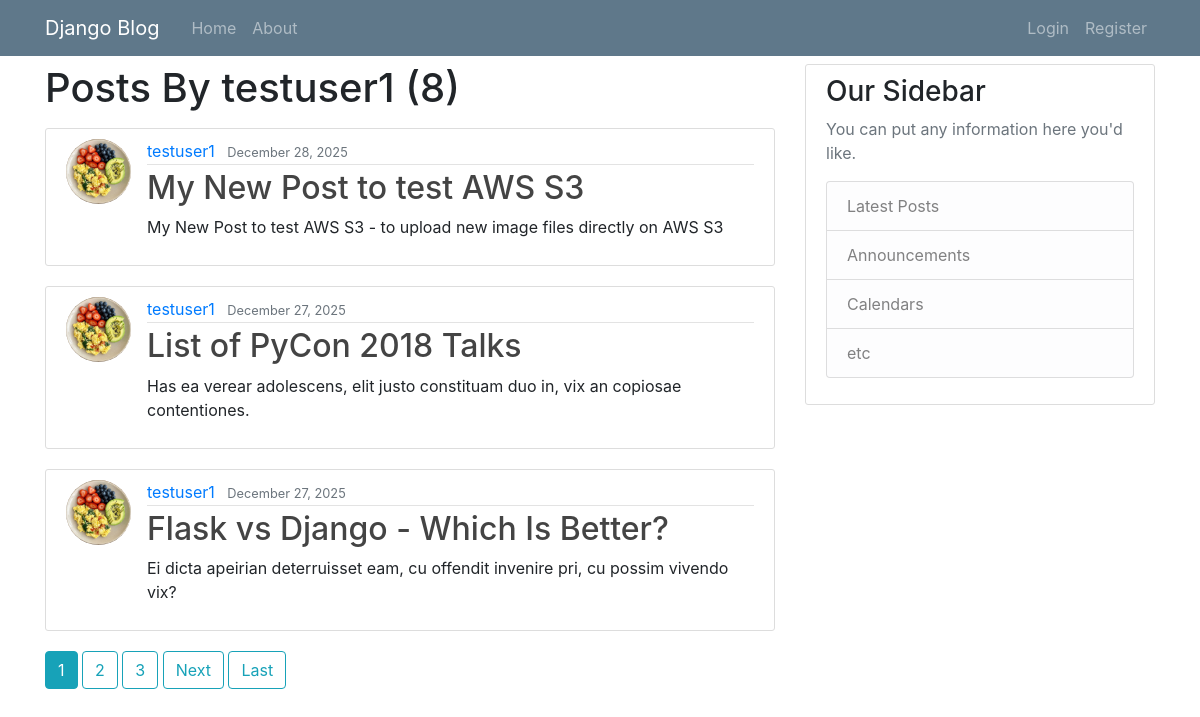
The app's page /user/testuser1 with its own data.
### blog/models.py (models this page shows, shortened)
class Post(models.Model):
    title = models.CharField(max_length=100)
    content = models.TextField()
    date_posted = models.DateTimeField(default=timezone.now)
    author = models.ForeignKey(User, on_delete=models.CASCADE)

### users/models.py (models this page shows, shortened)
class Profile(models.Model):
    user = models.OneToOneField(User, on_delete=models.CASCADE)
    image = models.ImageField(default='default.jpg',upload_to='profile_pics')

### blog/views.py (the view)
# urls.py: path('user/<str:username>', UserPostListView.as_view(), name='user-posts'),
class UserPostListView(ListView):
    model = Post
    template_name = 'blog/user_posts.html' #<app>/<model>_<viewtype>.html
    context_object_name = 'posts'
    paginate_by = 3
    def get_queryset(self):
        user = get_object_or_404(User, username=self.kwargs.get('username'))
        return Post.objects.filter(author=user).order_by('-date_posted')

### blog/templates/blog/user_posts.html (shortened to what this page needs)
{% extends "blog/base.html" %}
{% block content %}
    <h1 class="mb-3">Posts By {{ view.kwargs.username }} ({{ page_obj.paginator.count }}) </h1>
    {% for post in posts %}
        <article class="media content-section">
            <img class="rounded-circle article-img" src="{{ post.author.profile.image.url }}">
          <div class="media-body">
            <div class="article-metadata">
              <a class="mr-2" href="{% url 'user-posts' post.author.username %}">{{ post.author }}</a>
              <small class="text-muted">{{ post.date_posted | date:"F d, Y" }}</small>
            </div>
            <h2><a class="article-title" href="{% url 'post-detail' post.id %}">{{ post.title }}</a></h2>
            <p class="article-content">{{ post.content }}</p>
          </div>
        </article>
    {% endfor %}
    {% if is_paginated %}
        {% for num in page_obj.paginator.page_range %}
            {% if page_obj.number == num %}
                <a class="btn btn-info mb-4" href="?page={{ num }}">{{ num }}</a>
            {% elif num > page_obj.number|add:'-3' and num < page_obj.number|add:'3' %}
                <a class="btn btn-outline-info mb-4" href="?page={{ num }}">{{ num }}</a>
            {% endif %}
        {% endfor %}
        {% if page_obj.has_next %}
            <a class="btn btn-outline-info mb-4" href="?page={{ page_obj.next_page_number }}">Next</a>
            <a class="btn btn-outline-info mb-4" href="?page={{ page_obj.paginator.num_pages }}">Last</a>
        {% endif %}
    {% endif %}
{% endblock content %}

### blog/static/blog/main.css (style rules this page uses)
body { background: #fafafa; color: #333333; margin-top: 5rem; }
h1, h2, h3, h4, h5, h6 { color: #444444; }
.content-section { background: #ffffff; padding: 10px 20px; border: 1px solid #dddddd; border-radius: 3px; margin-bottom: 20px; }
.article-title { color: #444444; }
.article-content { white-space: pre-line; }
.article-img { height: 65px; width: 65px; margin-right: 16px; }
.article-metadata { padding-bottom: 1px; margin-bottom: 4px; border-bottom: 1px solid #e3e3e3 }

### records on screen
Post: author.profile.image (picture), author "testuser1", date_posted "December 28, 2025", title "My New Post to test AWS S3", content "My New Post to test AWS S3 - to upload new image files directly on AWS S3"
Post: author.profile.image (picture), author "testuser1", date_posted "December 27, 2025", title "List of PyCon 2018 Talks", content "Has ea verear adolescens, elit justo constituam duo in, vix an copiosae contentiones."
Post: author.profile.image (picture), author "testuser1", date_posted "December 27, 2025", title "Flask vs Django - Which Is Better?", content "Ei dicta apeirian deterruisset eam, cu offendit invenire pri, cu possim vivendo vix?"

### other values on screen
{{ view.kwargs.username }} "testuser1"
{{ page_obj.paginator.count }} "8"
{{ num }} "1"
{{ num }} "2" "3"
